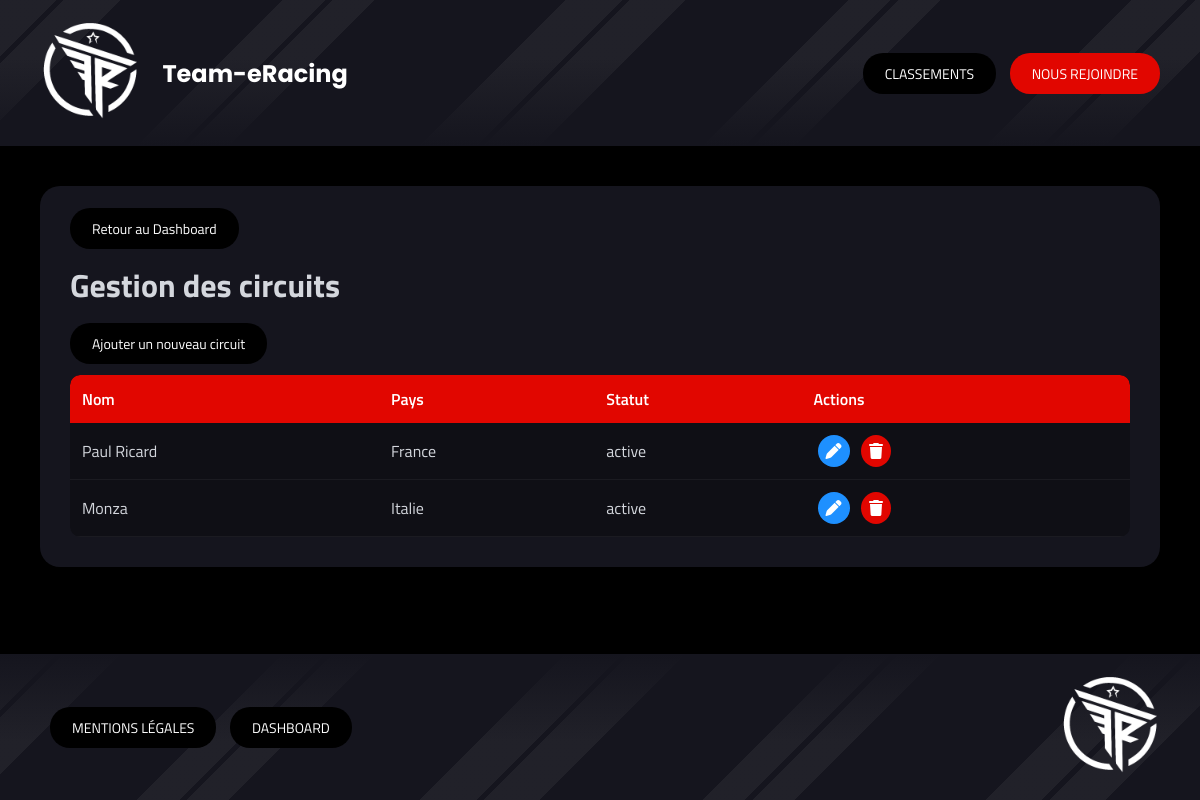
/index.php?controller=circuits&action=index (signed in), run on an earlier commit of the app's database.
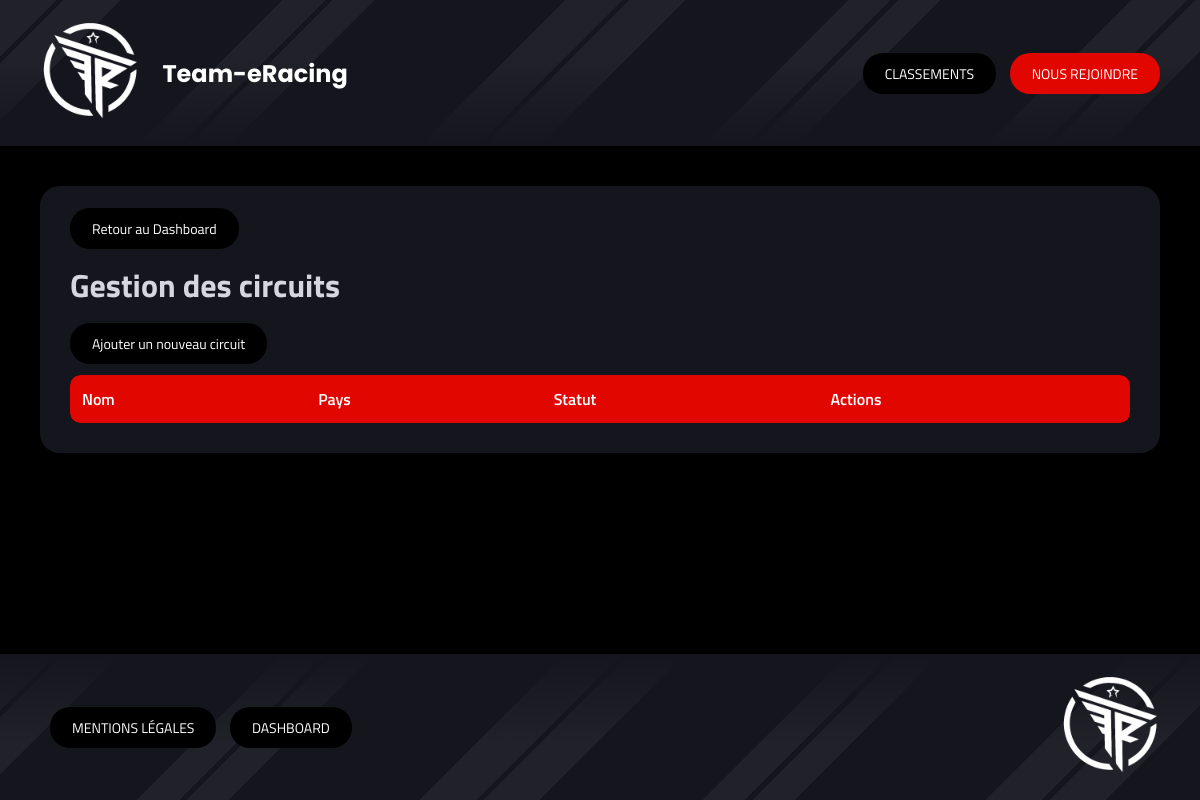
And on a later commit of the database.
### tables this page shows
CREATE TABLE circuits (
  id INT AUTO_INCREMENT PRIMARY KEY,
  name VARCHAR(100) NOT NULL UNIQUE,
  country_id INT NOT NULL,
  status ENUM('active','desactive') DEFAULT 'active',
  FOREIGN KEY (country_id) REFERENCES countries(id)
);

CREATE TABLE countries (
    id INT AUTO_INCREMENT PRIMARY KEY,
    name VARCHAR(100) NOT NULL UNIQUE,    
    code CHAR(3) DEFAULT NULL UNIQUE,     
    flag VARCHAR(255) DEFAULT NULL        
);

### Controllers/Controller.php (called while the page is built, shortened)
<?php
abstract class Controller
{
    public function render(string $path, array $data = [])
    {
        extract($data);
        include dirname(__DIR__) . '/Views/' . $path . '.php';
        include dirname(__DIR__) . '/Views/base.php';
    }
}
?>

### Controllers/CircuitsController.php (called while the page is built, shortened)
<?php
class CircuitsController extends Controller {
    public function index()
    {
        $circuits = CircuitsModel::all();
        $countries = CircuitsModel::allCountries();
        $this->render('dashboard/circuits/index', [
            'list' => $circuits,
            'countries' => $countries
        ]);
    }
}
?>

### public/index.php (called while the page is built, shortened)
<?php
include '../Autoloader.php';
$route = new Router();
$route->routes();
?>

### Autoloader.php (called while the page is built, shortened)
<?php
class Autoloader{
    static function autoload($class){
        $class = str_replace(__NAMESPACE__.'\\','',$class);
        $class = str_replace('\\','/',$class);
    }
}
?>

### Core/DbConnect.php (called while the page is built, shortened)
<?php
class DbConnect
{
    protected $connection;
    public function getConnection()
    {
        return $this->connection;
    }
    public function __construct()
    {
        try {
            $dsn = 'mysql:host=' . self::SERVER . ';dbname=' . self::BASE . ';charset=utf8mb4';
                $this->connection = new PDO($dsn, self::USER, self::PASSWORD, [
                    PDO::ATTR_ERRMODE => PDO::ERRMODE_EXCEPTION,
                    PDO::ATTR_DEFAULT_FETCH_MODE => PDO::FETCH_OBJ,
                    PDO::ATTR_EMULATE_PREPARES => false
                ]);
        } catch (Exception $e) {
            die('Erreur : ' . $e->getMessage());
        }
    }
}
?>

### Models/CircuitsModel.php (called while the page is built, shortened)
<?php
class CircuitsModel extends DbConnect {
    public static function all(){
        $db = new DbConnect();
        return $db->getConnection()->query("
            SELECT circuits.id, circuits.name, circuits.status, countries.name as country
            FROM circuits
            JOIN countries ON circuits.country_id = countries.id
        ")->fetchAll();
    }
}
?>

### Views/dashboard/circuits/index.php (the view, shortened to what this page needs)
<div class="section-dashboard">
    <div class="section-header">
        <a class="nav-btn-dashboard" href="index.php?controller=dashboard">Retour au Dashboard</a>
        <h1>Gestion des circuits</h1>
        <a class="nav-btn-dashboard" href="index.php?controller=circuits&action=create">Ajouter un nouveau circuit</a>
    </div>
    <div class="table-responsive">
        <table class="dashboard-table">
            <thead>
                <tr>
                    <th>Nom</th>
                    <th>Pays</th>
                    <th>Statut</th>
                    <th class="actions-column">Actions</th>
                </tr>
            </thead>
            <tbody>
                <?php foreach ($list as $circuit): ?>
                <tr>
                    <td><?= htmlspecialchars($circuit->name) ?></td>
                    <td><?= htmlspecialchars($circuit->country) ?></td>
                    <td><?= htmlspecialchars($circuit->status) ?></td>
                    <td class="actions">
                        <a class="action-btn edit" href="index.php?controller=circuits&action=update&id=<?= $circuit->id ?>">
                            <i class="fa-solid fa-pen"></i>
                        </a>
                        <a class="action-btn delete" href="index.php?controller=circuits&action=delete&id=<?= $circuit->id ?>">
                            <i class="fa-solid fa-trash"></i>
                        </a>
                    </td>
                </tr>
                <?php endforeach; ?>
            </tbody>
        </table>
    </div>
</div>

What changed in the data, as far as the page shows it:
removed circuits: name "Paul Ricard", country.name "France", status "active"
removed circuits: name "Monza", country.name "Italie", status "active"
